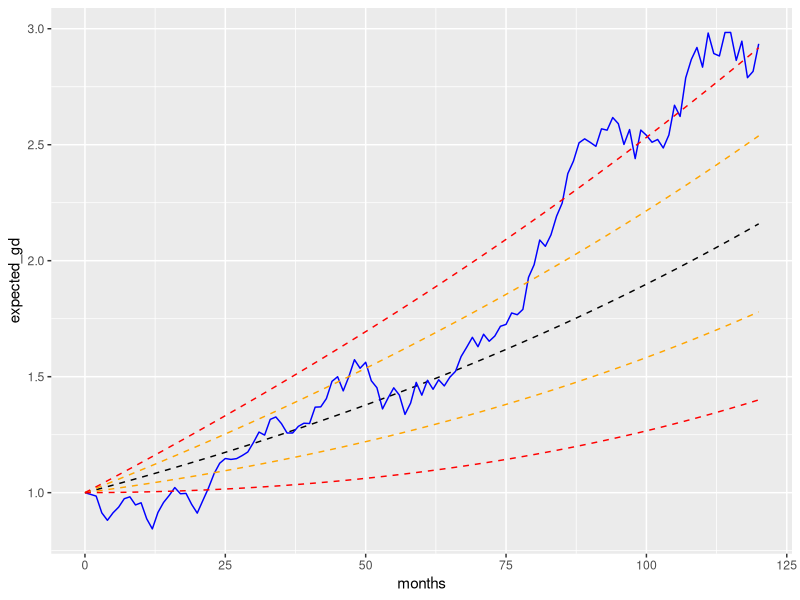
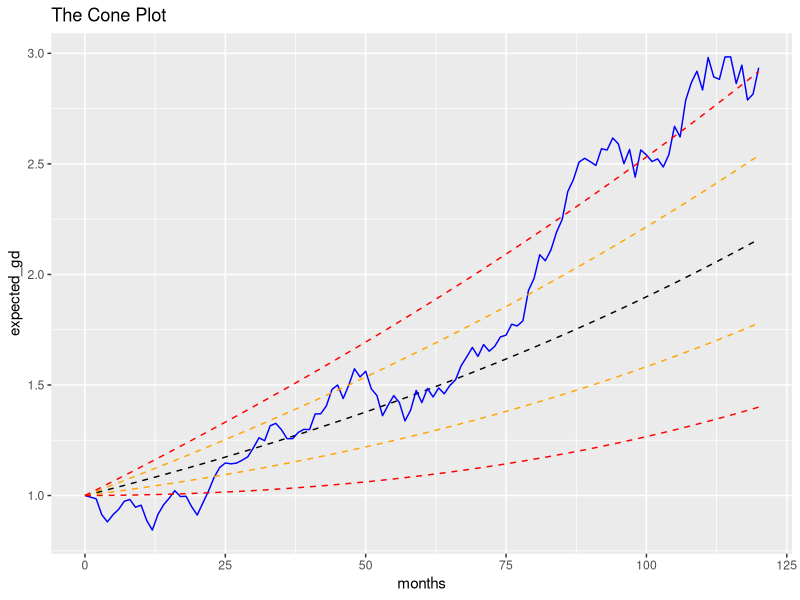

Write the R code that produced these figures, in order.
## ---- chunk 1
require(ggplot2)
#the data
#pdf("cone plots.pdf",height=9,width=6)
par(mfrow=c(2,1))
expected_return=-1+exp(log(1.08)/12)
standard_deviation=.12/sqrt(12)
n=120
months=0:n
actual_return=rnorm(n,expected_return,standard_deviation)
expected_gd=c(1,exp(cumsum(rep(log(1+expected_return),n))))
actual_gd=c(1,exp(cumsum(log(1+actual_return))))
one_sigma_up=expected_gd+(standard_deviation*months/sqrt(n))
two_sigma_up=expected_gd+(2*standard_deviation*months/sqrt(n))
one_sigma_down=expected_gd-(standard_deviation*months/sqrt(n))
two_sigma_down=expected_gd-(2*standard_deviation*months/sqrt(n))
conedf=data.frame(months,expected_gd,actual_gd,one_sigma_up,two_sigma_up,
                  one_sigma_down,two_sigma_down)
#the plot
ggplot(conedf,(aes(x=months)))+
  geom_line(linetype=2,colour='black',aes(y=expected_gd))+
  geom_line(colour='blue',aes(y=actual_gd))+
  geom_line(linetype=2,colour='orange',aes(y=one_sigma_up))+
  geom_line(linetype=2,colour='orange',aes(y=one_sigma_down))+
  geom_line(linetype=2,colour='red',aes(y=two_sigma_up))+
  geom_line(linetype=2,colour='red',aes(y=two_sigma_down))
  
#make a convenience function
coneplot=function(return,annual_expected_return,annual_standard_deviation,periodicity=c('y','q','m')) {
  #
  # return is a time series of monthly, quarterly or annual arithmetic return values
  # annual_expected_return is the annual expected return for the strategy
  # annual_standard_deviation is the expected annual volatility
  # periodicity is 'y', 'q' or 'm' indicating yearly, quarter or monthly data
  #
  n=length(return)
  months=0:n
  if(periodicity=='y') {
    expected_return=annual_expected_return
    standard_deviation=annual_standard_deviation
  }
  if(periodicity=='q') {
    expected_return=-1+exp(log(1+annual_expected_return)/4)
    standard_deviation=annual_standard_deviation/sqrt(4)
  }
  if(periodicity=='m') {
    expected_return=-1+exp(log(1+annual_expected_return)/12)
    standard_deviation=annual_standard_deviation/sqrt(12)
  }
  expected_gd=c(1,exp(cumsum(rep(log(1+expected_return),n))))
  actual_gd=c(1,exp(cumsum(log(1+actual_return))))
  one_sigma_up=expected_gd+(standard_deviation*months/sqrt(n))
  two_sigma_up=expected_gd+(2*standard_deviation*months/sqrt(n))
  one_sigma_down=expected_gd-(standard_deviation*months/sqrt(n))
  two_sigma_down=expected_gd-(2*standard_deviation*months/sqrt(n))
  conedf=data.frame(months,expected_gd,actual_gd,one_sigma_up,two_sigma_up,
                    one_sigma_down,two_sigma_down)
  x=ggplot(conedf,(aes(x=months)))+
    geom_line(linetype=2,colour='black',aes(y=expected_gd))+
    geom_line(colour='blue',aes(y=actual_gd))+
    geom_line(linetype=2,colour='orange',aes(y=one_sigma_up))+
    geom_line(linetype=2,colour='orange',aes(y=one_sigma_down))+
    geom_line(linetype=2,colour='red',aes(y=two_sigma_up))+
    geom_line(linetype=2,colour='red',aes(y=two_sigma_down))
  return(x)
}

theplot=coneplot(actual_return,.08,.12,'m')
theplot+ggtitle("The Cone Plot")

#dev.off()

